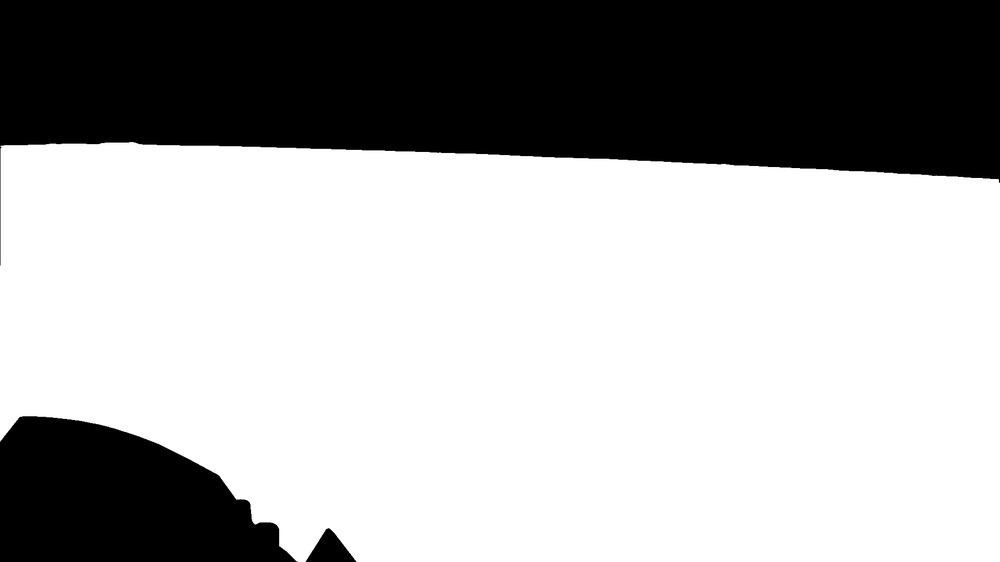
#> input picture job/resources/example_data/frame_mask.png, 1000 x 562 px, shrunk from 1920 x 1080 before the run, found by its file name
$ jupyter execute algoritme_evaluation.ipynb
#> lines starting #> are read from the running program, lines starting #| are printed output that depends on the picture
[cell 1]
import cv2
import numpy as np
from sklearn.metrics import confusion_matrix

[cell 2]
MASK = 'job/resources/example_data/frame_mask.png'
OUTPUT = 'job/resources/example_data/algorithm_output.png'

[cell 3]
performance = np.zeros((2, 2))

mask: np.ndarray = cv2.imread(MASK)
#> mask is the input picture: shape (562, 1000, 3); min 0, max 255, mean 169.2
output: np.ndarray = cv2.imread(OUTPUT)
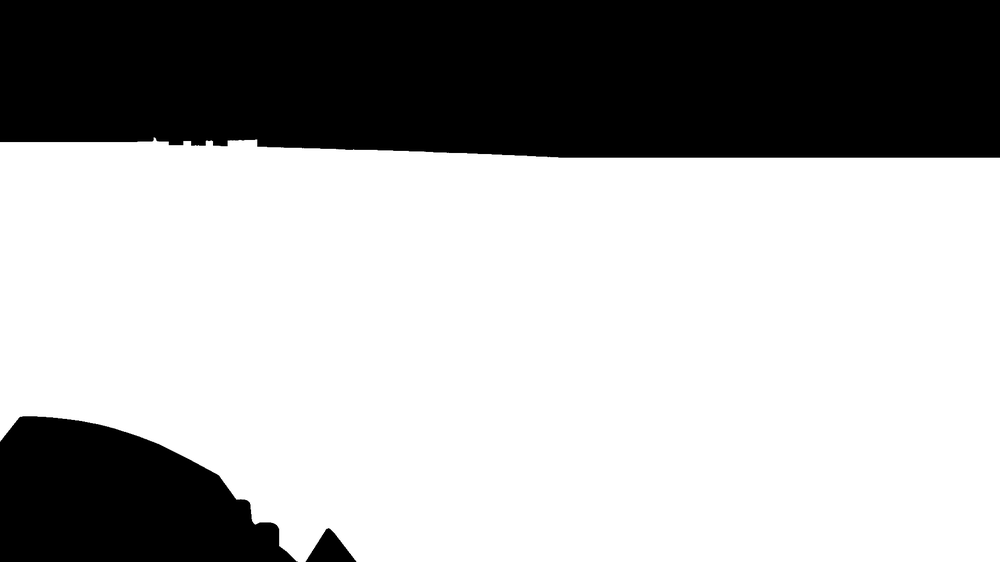
#> input picture job/resources/example_data/algorithm_output.png, 1000 x 562 px, shrunk from 1920 x 1080 before the run, found by its file name
#> output is the input picture: shape (562, 1000, 3); min 0, max 255, mean 171.5

conf_matrix = confusion_matrix(mask.flatten(), output.flatten())
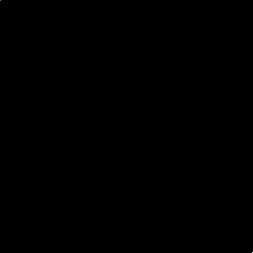
#> conf_matrix: shape (253, 253) int64; min 0, max 1110747, mean 26.3; drawn with min black and max white

[cell 4]
print('True Positives:\t {}\n'
      'False Positives:\t {}\n'
      'False Negatives:\t {}\n'
      'True Negatives:\t {}'.format(conf_matrix[0][0],
                                    conf_matrix[0][1],
                                    conf_matrix[1][0],
                                    conf_matrix[1][1]))
#| True Positives:	 544299
#| False Positives:	 594
#| False Negatives:	 33
#| True Negatives:	 441
